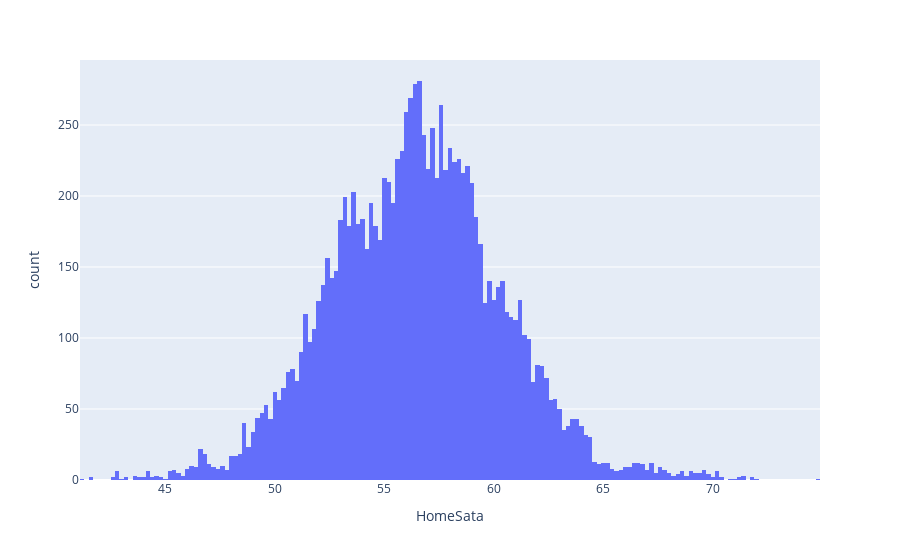

Source (notebook cell):
### Code cell
import plotly.express as px
fig = px.histogram(mydf, x="HomeSata")
fig.show()

### Figure 1 — Plotly figure (JSON) as saved in the notebook; plotly's stock layout.template omitted (floating-point values rounded to 4 significant figures; data arrays with more than 128 entries replaced by an {"elided": "..."} marker saying what was removed)
{"data": [{"alignmentgroup": "True", "bingroup": "x", "hovertemplate": "HomeSata=%{x}<br>count=%{y}<extra></extra>", "legendgroup": "", "marker": {"color": "#636efa", "pattern": {"shape": ""}}, "name": "", "offsetgroup": "", "orientation": "v", "showlegend": false, "type": "histogram", "x": {"elided": "11410 float values"}, "xaxis": "x", "yaxis": "y"}], "layout": {"barmode": "relative", "legend": {"tracegroupgap": 0}, "margin": {"t": 60}, "xaxis": {"anchor": "y", "domain": [0, 1], "title": {"text": "HomeSata"}}, "yaxis": {"anchor": "x", "domain": [0, 1], "title": {"text": "count"}}}}
